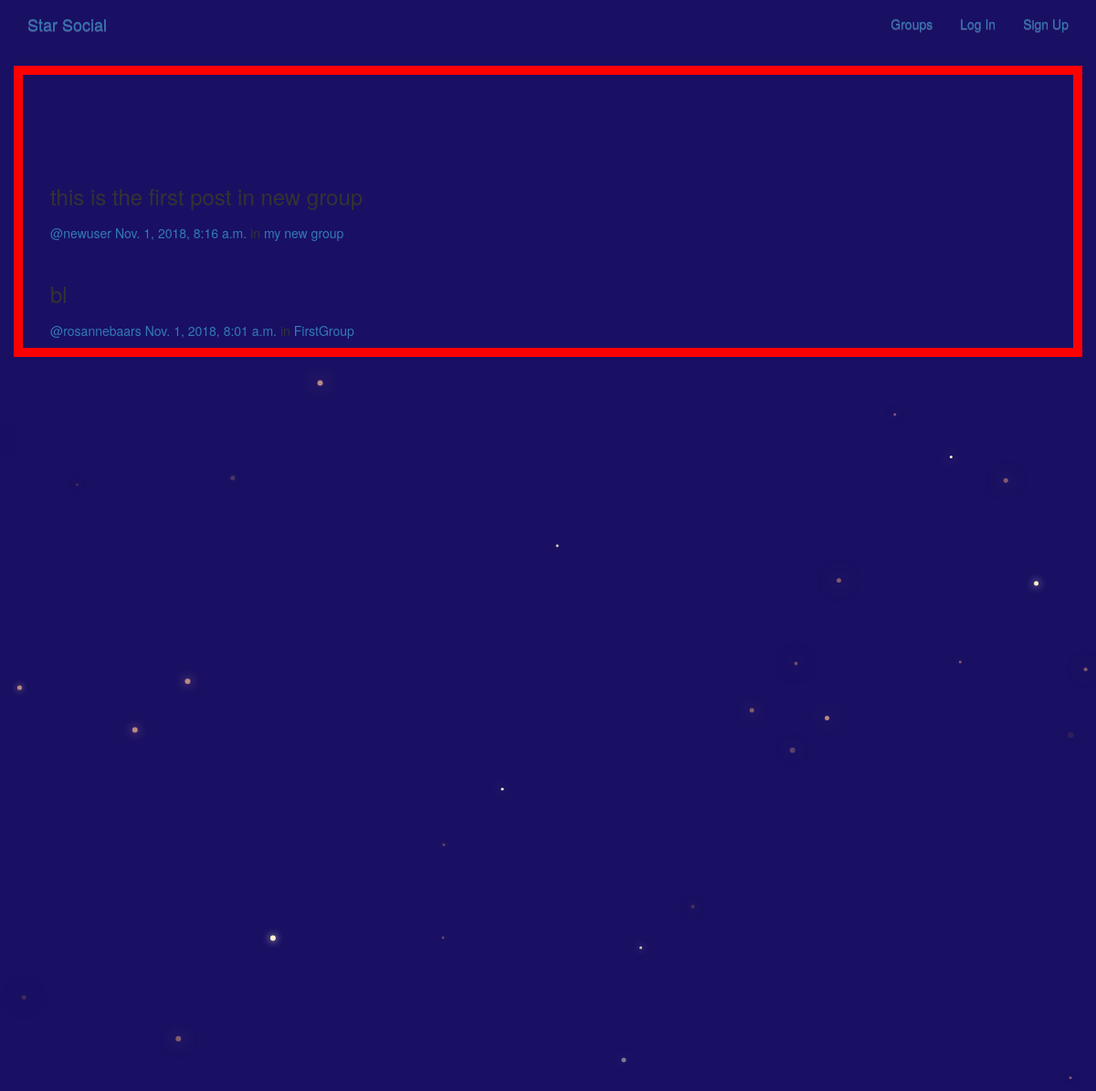
/posts/, run on the app's committed database.
### posts/models.py (models this page shows, shortened)
class Post(models.Model):
    user = models.ForeignKey(User, related_name='posts', on_delete=models.CASCADE)
    created_at = models.DateTimeField(auto_now=True)
    message = models.TextField()
    message_html = models.TextField(editable=False)
    group = models.ForeignKey(Group, related_name = 'posts', null=True, blank=True, on_delete=models.CASCADE)
    class Meta:
        ordering = ['-created_at']
        unique_together = ['user', 'message']

### groups/models.py (models this page shows, shortened)
class Group(models.Model):
    name = models.CharField(max_length=255, unique=True)
    slug = models.SlugField(allow_unicode=True, unique=True)
    description = models.TextField(blank=True, default='')
    description_html = models.TextField(editable=False, default='', blank=True)
    members = models.ManyToManyField(User, through='GroupMember')
    class Meta:
        ordering = ['name']

### posts/views.py (the view)
# urls.py: path('', views.PostList.as_view(), name='all'),
class PostList(SelectRelatedMixin, generic.ListView):
    model = models.Post
    select_related = ('user', 'group')

### posts/templates/posts/post_list.html (shortened to what this page needs)
{% extends "posts/post_base.html" %}
{% block post_content %}
<div class="col-md-8">
  {% for post in post_list %}
  {% include 'posts/_post.html' %}
  {% endfor %}
</div>
{% endblock %}

### posts/templates/posts/_post.html (shortened to what this page needs)
<div class="media">
	<h3>{{ post.message_html|safe }}</h3>
	<div class="media-body">
		<h5 class="mr-5"><a href="{% url 'posts:for_user' username=post.user.username %}">@{{ post.user.username }}</a>
			<time class="time"><a href="{% url 'posts:single' username=post.user.username pk=post.pk %}">{{ post.created_at }}</a></time>
			{% if post.group %}
			<span class="group-name">in <a href="#">{{ post.group.name }}</a></span>
			{% endif %}
		</h5>
  </div>
</div>

### static/css/master.css (style rules this page uses)
html, body { height: 100%; width: 100%; overflow: hidden; background: #191063; margin: 0; }

### data on the page
Post: message_html "this is the first post in new group", user.username "newuser", created_at "Nov. 1, 2018, 8:16 a.m.", group.name "my new group"
Post: message_html "bl", user.username "rosannebaars", created_at "Nov. 1, 2018, 8:01 a.m.", group.name "FirstGroup"
